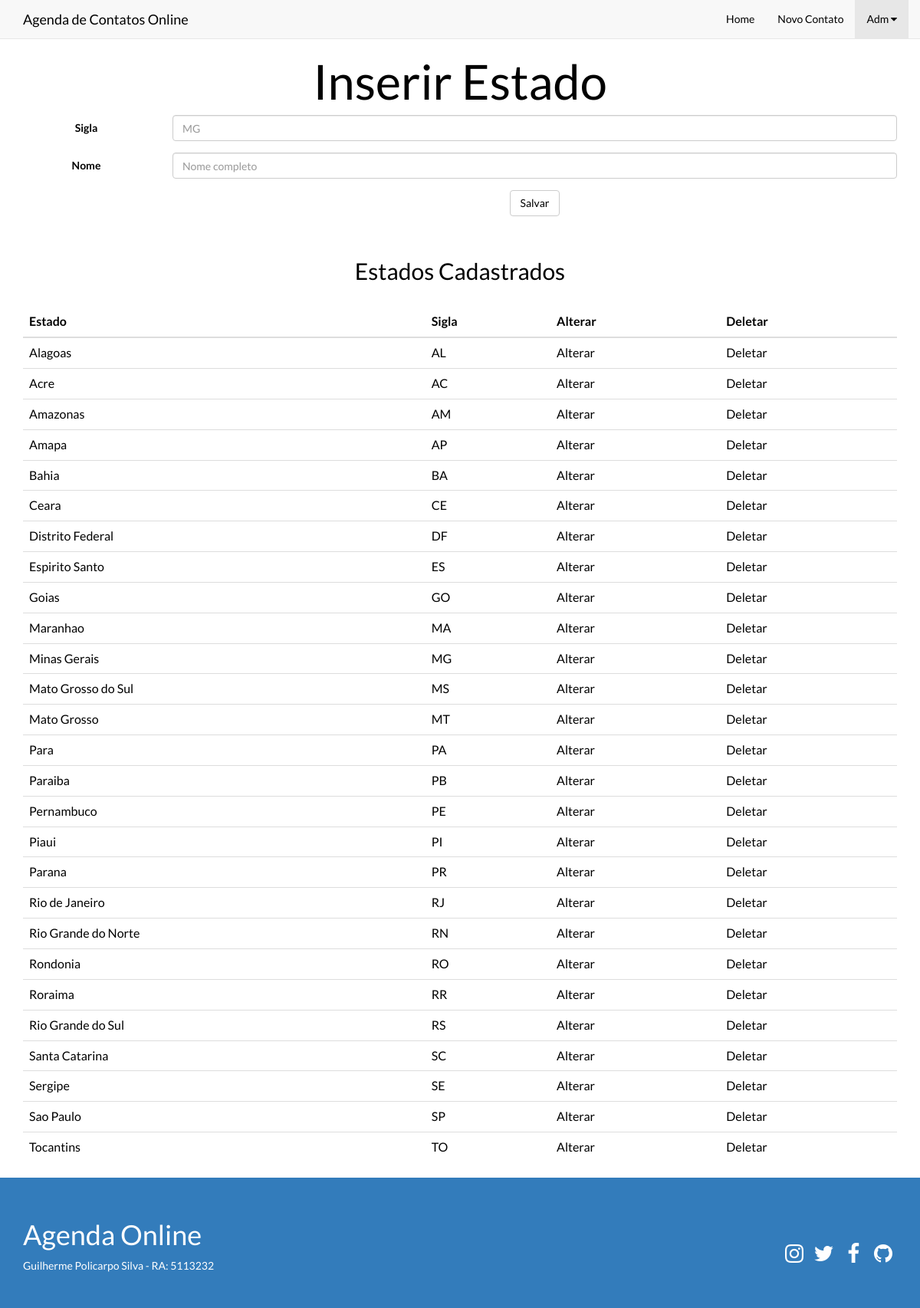
Screenshot of /cadastro-estado.php with the database file from the repository.
### tables this page shows
CREATE TABLE IF NOT EXISTS `estados` (
  `siglaEstado` char(2) NOT NULL,
  `nomeEstado` varchar(45) NOT NULL,
  PRIMARY KEY (`siglaEstado`)
);

### cadastro-estado.php (the view, shortened to what this page needs)
<html>
    <head>
        <?php
            include('conexao.php');
            $prepara = $conexao_pdo->prepare('SELECT * FROM estados');
            $prepara->execute();
        ?>
        <link href="http://cdnjs.cloudflare.com/ajax/libs/font-awesome/4.3.0/css/font-awesome.min.css" rel="stylesheet" type="text/css">
        <link href="http://pingendo.github.io/pingendo-bootstrap/themes/default/bootstrap.css" rel="stylesheet" type="text/css">
        <link href="estilo.css" rel="stylesheet" type="text/css">
    </head><body>
        <div class="navbar navbar-default navbar-static-top">
            <div class="container">
                <div class="navbar-header">
                    <a class="navbar-brand" href="index.php"><span>Agenda de Contatos Online</span></a>
                </div>
                <div class="collapse navbar-collapse" id="navbar-ex-collapse">
                    <ul class="nav navbar-nav navbar-right">
                        <li>
                            <a href="index.php">Home</a>
                        </li>
                        <li>
                            <a href="cadastro-contato.php">Novo Contato</a>
                        </li>
                        <li class="active dropdown">
                            <a href="#" class="dropdown-toggle" data-toggle="dropdown" role="button" aria-expanded="false">Adm <i class="fa fa-caret-down"></i></a>
                        </li>
                    </ul>
                </div>
            </div>
        </div>
        <div class="cover">
            <div class="container">
                <div class="row">
                    <div class="col-md-12 text-center">
                        <h1>Inserir Estado</h1>
                        <form class="form-horizontal" role="form" action="inserir-estado.php" method="POST">
                            <div class="form-group">
                                <div class="col-sm-2">
                                    <label class="control-label">Sigla</label>
                                </div>
                                <div class="col-sm-10">
                                    <input type="text" name="sigla" class="form-control" placeholder="MG" value="" autofocus="" required="">
                                </div>
                            </div>
                            <div class="form-group">
                                <div class="col-sm-2">
                                    <label class="control-label">Nome</label>
                                </div>
                                <div class="col-sm-10">
                                    <input type="text" name="nome" class="form-control" placeholder="Nome completo" value="" autofocus="" required="">
                                </div>
                            </div>
                            <div class="form-group">
                                <div class="col-sm-offset-2 col-sm-10">
                                    <button type="submit" class="btn btn-default">Salvar</button>
                                </div>
                            </div>
                        </form>
                    </div>
                    <div class="col-md-12 text-center">
                        <br/>
                        <h2>Estados Cadastrados</h2>
                        <br>
                        <table class="table">
                          <thead>
                            <tr>
                              <th>Estado</th>
                              <th>Sigla</th>
                              <th>Alterar</th>
                              <th>Deletar</th>
                            </tr>
                          </thead>
                          <tbody>
                            <?php
                              while ( $linha = $prepara->fetch() ) {
                                echo '<tr><td>'.$linha['nomeEstado'].'</td>';
                                echo '<td>'.$linha['siglaEstado'].'</td>';
                                echo '<td>Alterar</td><td>Deletar</td></tr>';
                              }
                            ?>
                          </tbody>
                        </table>
                    </div>
                </div>
            </div>
        </div>
        <footer class="section section-primary">
            <div class="container">
                <div class="row">
                    <div class="col-sm-6">
                        <h1>Agenda Online</h1>
                        <p>Guilherme Policarpo Silva - RA: 5113232</p>
                    </div>
                    <div class="col-sm-6">
                        <p class="text-info text-right">
                            <br>
                            <br>
                        </p>
                        <div class="row">
                            <div class="col-md-12 hidden-xs text-right">
                                <a href="#"><i class="fa fa-2x fa-fw fa-instagram text-inverse"></i></a>
                                <a href="#"><i class="fa fa-2x fa-fw fa-twitter text-inverse"></i></a>
                                <a href="#"><i class="fa fa-2x fa-facebook fa-fw text-inverse"></i></a>
                                <a href="https://github.com/guilhermepolicarpo/agendaonline"><i class="fa fa-2x fa-fw fa-github text-inverse"></i></a>
                            </div>
                        </div>
                    </div>
                </div>
            </div>
        </footer>
    </body>
</html>

### rows the page displays
estados: nomeEstado "Alagoas", siglaEstado "AL"
estados: nomeEstado "Acre", siglaEstado "AC"
estados: nomeEstado "Amazonas", siglaEstado "AM"
estados: nomeEstado "Amapa", siglaEstado "AP"
estados: nomeEstado "Bahia", siglaEstado "BA"
estados: nomeEstado "Ceara", siglaEstado "CE"
estados: nomeEstado "Distrito Federal", siglaEstado "DF"
estados: nomeEstado "Espirito Santo", siglaEstado "ES"
estados: nomeEstado "Goias", siglaEstado "GO"
estados: nomeEstado "Maranhao", siglaEstado "MA"
estados: nomeEstado "Minas Gerais", siglaEstado "MG"
estados: nomeEstado "Mato Grosso do Sul", siglaEstado "MS"
estados: nomeEstado "Mato Grosso", siglaEstado "MT"
estados: nomeEstado "Para", siglaEstado "PA"
estados: nomeEstado "Paraiba", siglaEstado "PB"
estados: nomeEstado "Pernambuco", siglaEstado "PE"
estados: nomeEstado "Piaui", siglaEstado "PI"
estados: nomeEstado "Parana", siglaEstado "PR"
estados: nomeEstado "Rio de Janeiro", siglaEstado "RJ"
estados: nomeEstado "Rio Grande do Norte", siglaEstado "RN"
estados: nomeEstado "Rondonia", siglaEstado "RO"
estados: nomeEstado "Roraima", siglaEstado "RR"
estados: nomeEstado "Rio Grande do Sul", siglaEstado "RS"
estados: nomeEstado "Santa Catarina", siglaEstado "SC"
estados: nomeEstado "Sergipe", siglaEstado "SE"
estados: nomeEstado "Sao Paulo", siglaEstado "SP"
estados: nomeEstado "Tocantins", siglaEstado "TO"
